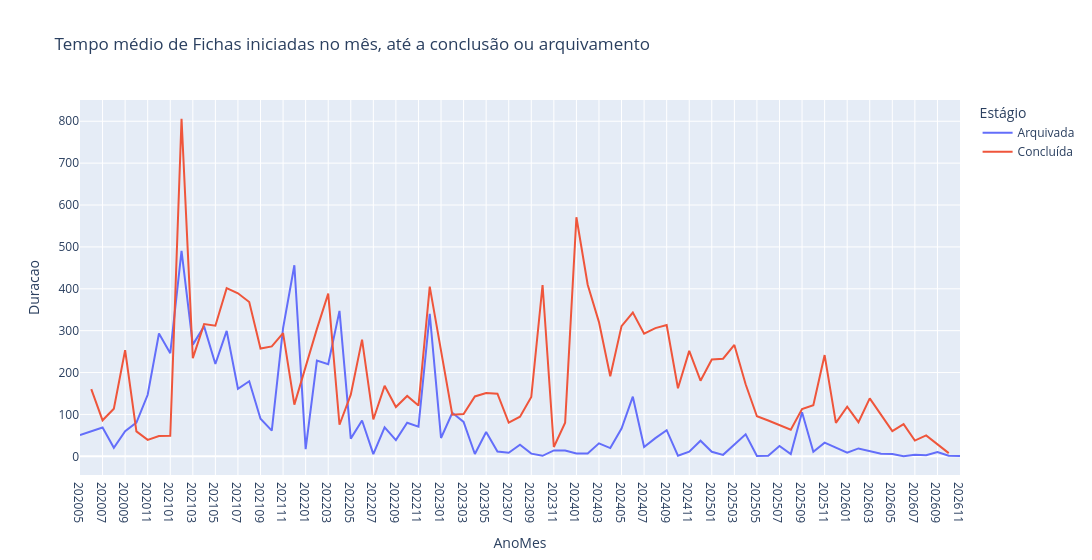

The code cell stored with this chart in its notebook:
### Markdown cell above
# Tempos médios

### Code cell
g.FigFichasTemposMedia(g.df_fichas_tempos)
